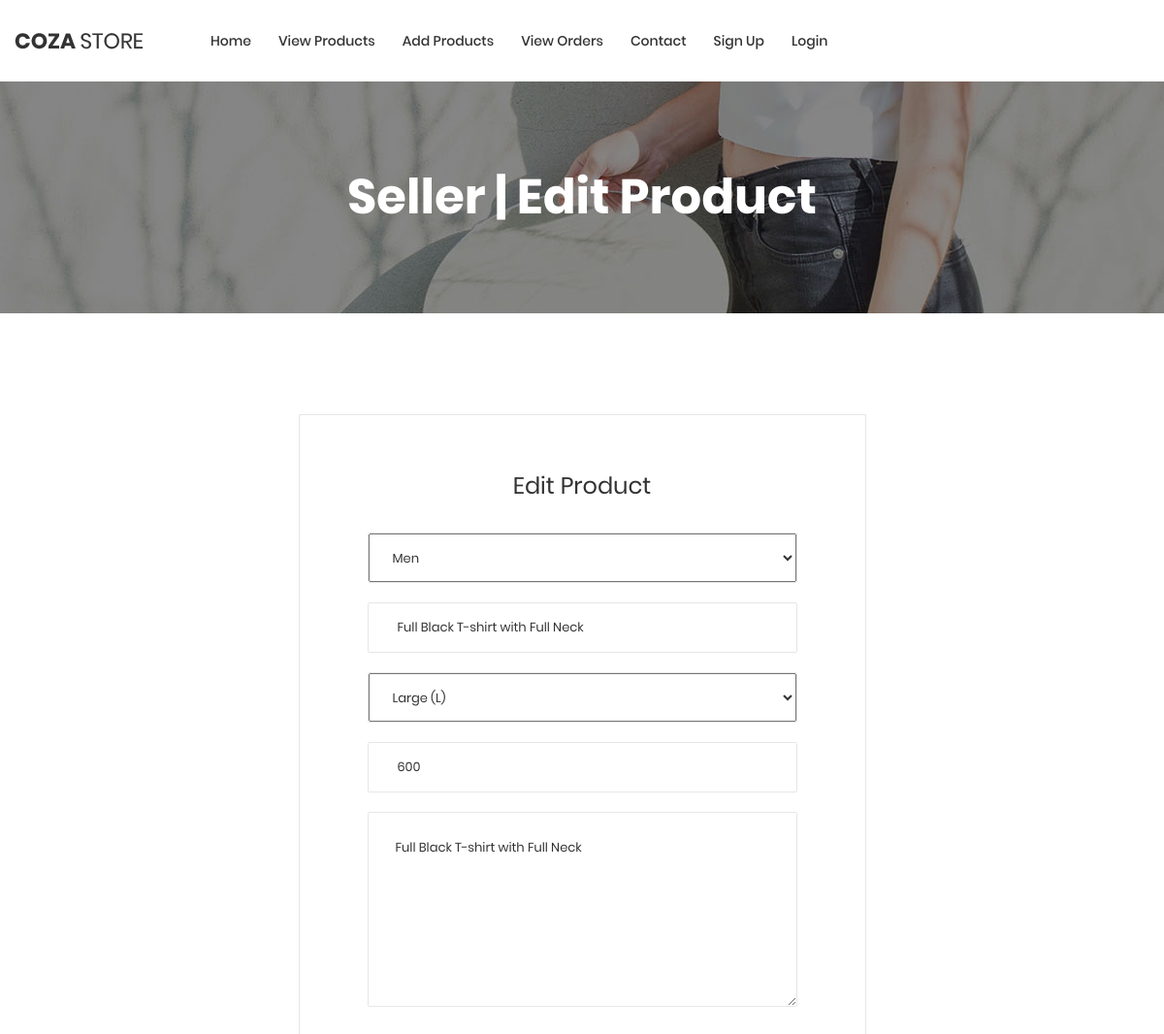
Before: /seller_edit_product/1/ (upper part) with the older database file.
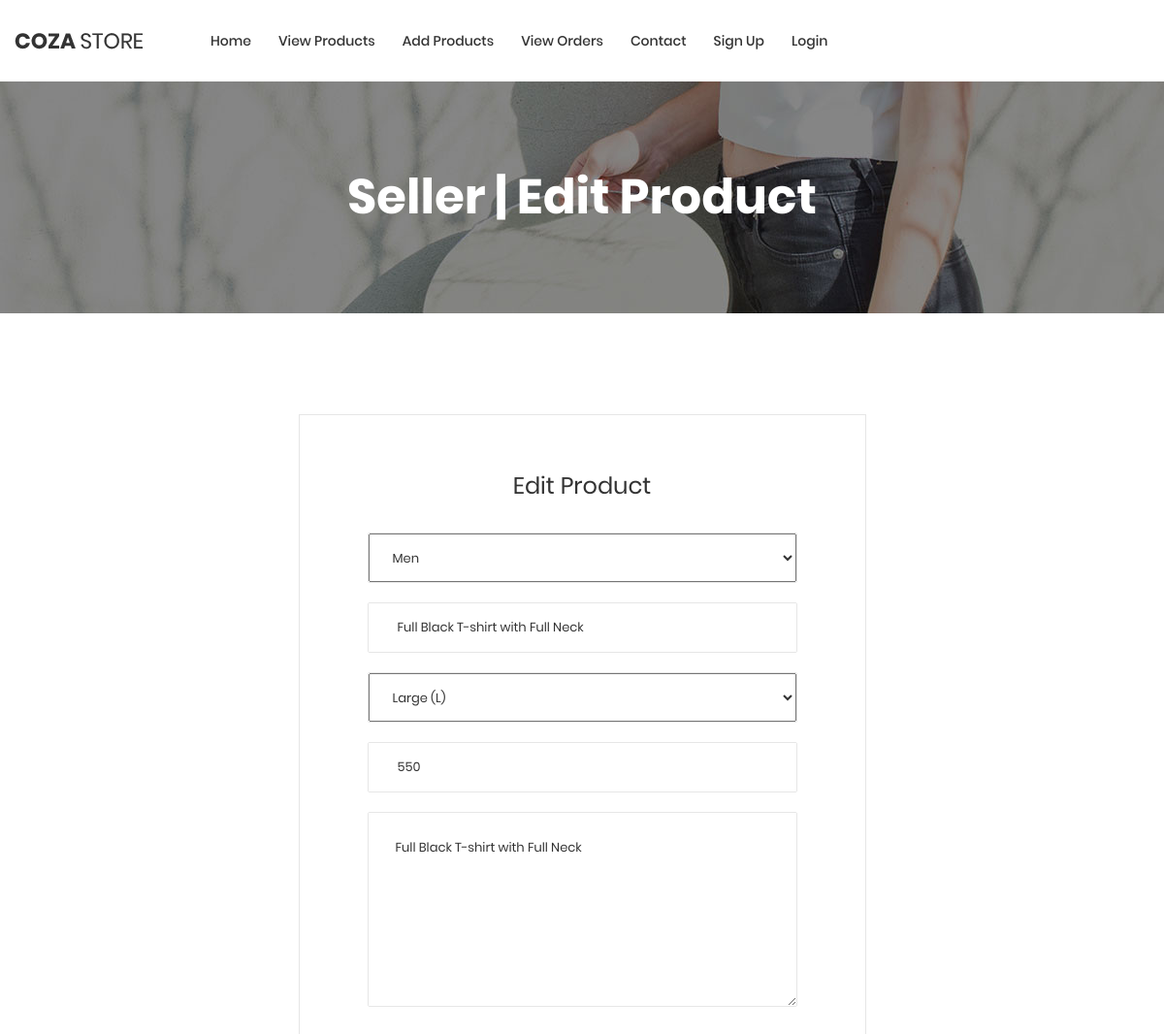
After: the same page with the newer database file.
### myapp/models.py (models this page shows, shortened)
class Product(models.Model):
    category=(
        ("men","men"),
        ("women","women"),
        ("kids","kids"),
    )
    size=(
        ("s","s"),
        ("m","m"),
        ("l","l"),
        ("xl","xl"),
        ("xxl","xxl"),
    )
    seller=models.ForeignKey(User,on_delete=models.CASCADE)
    product_category=models.CharField(max_length=100,choices=category)
    product_size=models.CharField(max_length=100,choices=size)
    product_name=models.CharField(max_length=100)
    product_price=models.PositiveIntegerField()
    product_picture=models.ImageField(upload_to="product_picture/")
    product_desc=models.TextField()

### myapp/views.py (the view)
# urls.py: path('seller_edit_product/<int:pk>/',views.seller_edit_product,name='seller_edit_product'),
def seller_edit_product(request,pk):
    product=Product.objects.get(pk=pk)
    if request.method=="POST":
        product.product_category=request.POST['product_category']
        product.product_name=request.POST['product_name']
        product.product_size=request.POST['product_size']
        product.product_price=request.POST['product_price']
        product.product_desc=request.POST['product_desc']
        try:
            product.product_picture=request.FILES['product_picture']
        except:
            pass
        product.save()
        return redirect('seller_view_product')
    else:
        return render(request, 'seller_edit_product.html',{'product':product})

### myapp/templates/seller_edit_product.html (shortened to what this page needs)
{% extends 'seller_header.html' %}
{% load static %}
{% block content %}
<!DOCTYPE html>
<html lang="en">
<head>
</head>
<body class="animsition">
	<section class="bg-img1 txt-center p-lr-15 p-tb-92"
		style="background-image: url('{% static 'images/bg-01.jpg' %}');">
		<h2 class="ltext-105 cl0 txt-center">
			Seller | Edit Product
		</h2>
	</section>
	<section class="bg0 p-t-104 p-b-116">
		<div class="container">
			<div class="flex-w flex-tr" style="display: flex;justify-content: center;align-items: center;">
				<div class="size-210 bor10 p-lr-70 p-t-55 p-b-70 p-lr-15-lg w-full-md">
					<form method="post" action="{% url 'seller_edit_product' pk=product.pk %}" enctype="multipart/form-data">
						<h4 class="mtext-105 cl2 txt-center p-b-30">
							Edit Product
						</h4>
						<div class="bor8 m-b-20 how-pos4-parent">
							<select class="stext-111 cl2 plh3 size-116 p-l-20 p-r-30" name="product_category">
                                {% if product.product_category == "men" %}
                                    <option value="men" selected>Men</option>
                                {% elif product.product_category == "women" %}
                                    <option>-- Select Product Category --</option>
                                    <option value="men">Men</option>
                                    <option value="women" selected>Women</option>
                                    <option value="kids">Kids</option>
                                {% elif product.product_category == "kids" %}
                                    <option>-- Select Product Category --</option>
                                    <option value="men">Men</option>
                                    <option value="women">Women</option>
                                    <option value="kids" selected>Kids</option>
                                {% endif %}
							</select>
						</div>
						<div class="bor8 m-b-20 how-pos4-parent">
							<input type="text" name="product_name" value="{{product.product_name}}" class="stext-111 cl2 plh3 size-116 p-l-30 p-r-30">
						</div>
                        <div class="bor8 m-b-20 how-pos4-parent">
							<select class="stext-111 cl2 plh3 size-116 p-l-20 p-r-30" name="product_size" id="product_size">
                                {% if product.product_size == "s" %}
                                    <option>-- Select Product Size --</option>
                                    <option value="s" selected>Small (S)</option>
                                    <option value="m">Medium (M)</option>
                                    <option value="l">Large (L)</option>
                                    <option value="xl">Extra Large (XL)</option>
                                    <option value="xxl">Extra Extra Large (XXL)</option>
                                {% elif product.product_size == "l" %}
                                    <option value="l" selected>Large (L)</option>
                                {% endif %}
							</select>
						</div>
						<div class="bor8 m-b-20 how-pos4-parent">
							<input type="text" name="product_price" value="{{product.product_price}}" class="stext-111 cl2 plh3 size-116 p-l-30 p-r-30">
						</div>
                        <div class="bor8 m-b-30">
							<textarea class="stext-111 cl2 plh3 size-120 p-lr-28 p-tb-25" name="product_desc">{{product.product_desc}}</textarea>
						</div>
					</form>
				</div>
			</div>
		</div>
	</section>
</body>
</html>
{% endblock %}

Changed rows visible on the page:
changed Product "Men": product_price "600" → "550"
